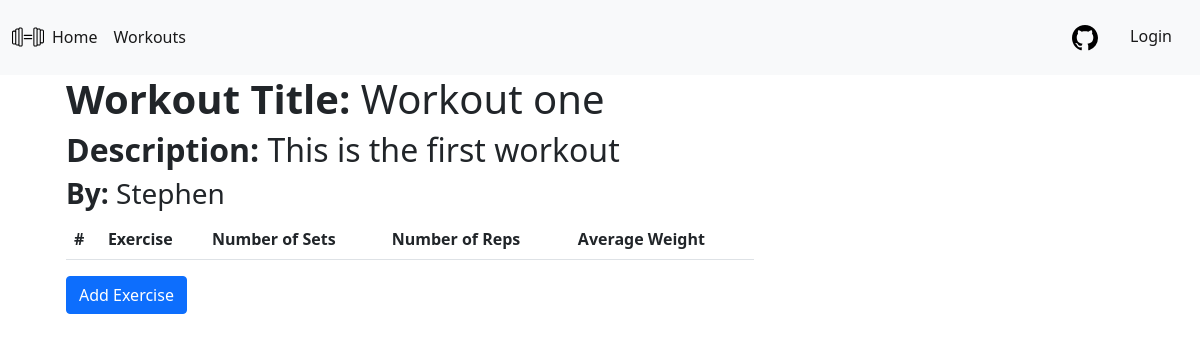
The page /workouts/56/ on the database as committed earlier.
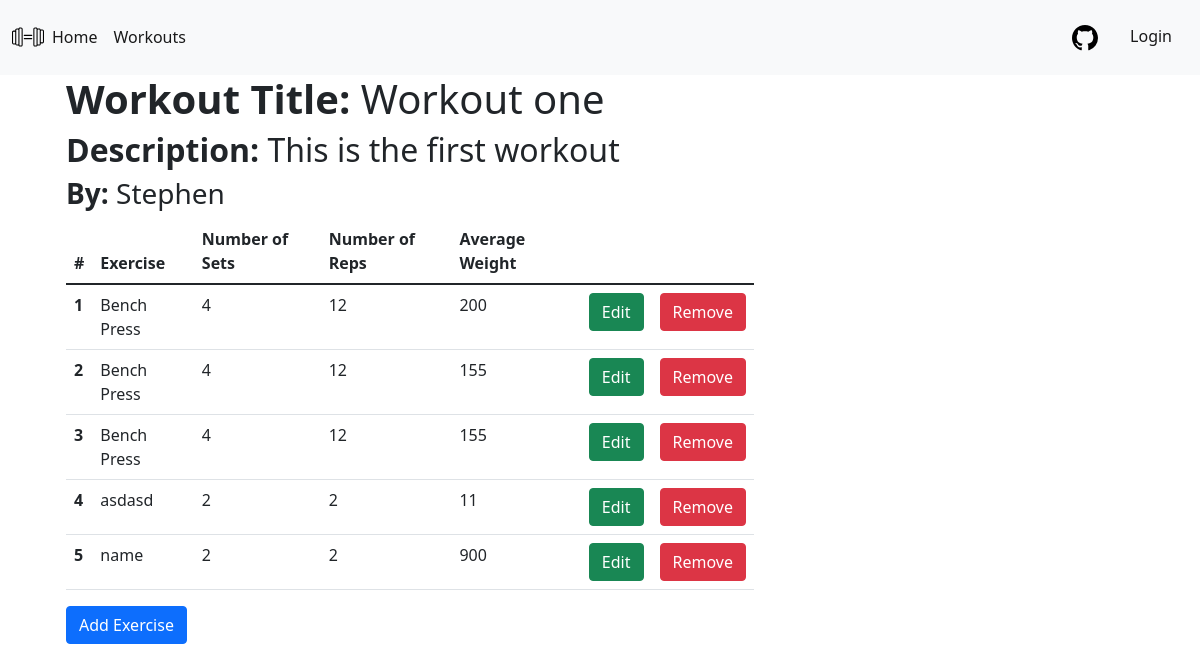
The same page on the database as committed later.
### workout_app/models.py (models this page shows, shortened)
class Exercise(models.Model):
    workout = models.ForeignKey('workout_app.workout',related_name = 'exercises',on_delete=models.DO_NOTHING)
    name = models.CharField(max_length=20)
    number_of_sets = models.CharField(max_length=2)
    number_of_reps = models.CharField(max_length=2)
    weight = models.CharField(max_length=3)

### workout_app/views.py (the view)
# urls.py: path('workouts/<int:pk>/',views.WorkoutDetailView.as_view(),name='workout_detail'),
class WorkoutDetailView(DetailView):
    model = Workout

### workout_app/templates/workout_app/workout_detail.html
{% extends 'base.html' %}
{% block content %}
<div class="container">
    <h1><strong>Workout Title: </strong>{{ workout.workout_title }}</h1>
    <h2><strong>Description: </strong>{{ workout.description }}</h2>
    <h3><strong>By: </strong>{{ workout.author }}</h3>
    <table class="table">
        <thead>
        <tr>
            <th scope="col">#</th>
            <th scope="col">Exercise</th>
            <th scope="col">Number of Sets</th>
            <th scope="col">Number of Reps</th>
            <th scope="col">Average Weight</th>
        </tr>
        </thead>
        <tbody>
        {% for exercise in workout.exercises.all %}
        <tr>
            {% if forloop.counter %}<th scope="row">{{ forloop.counter }}</th>{% endif %}
            <td>{{ exercise.name }}</td>
            <td>{{ exercise.number_of_sets }}</td>
            <td>{{ exercise.number_of_reps }}</td>
            <td>{{ exercise.weight }}</td>
            <td><a class="btn btn-success" href="{% url 'edit_exercise' workout.pk exercise.pk %}">Edit</a></td>
            <td><a class="btn btn-danger" href="">Remove</a></td>
        </tr>
        {% endfor %}
        </tbody>
    </table>
    <a class="btn btn-primary" href="{% url 'add_exercise' workout.pk %}">Add Exercise</a>
</div>
{% endblock %}

Rows that differ between the two databases and show on the page:
added Exercise: name "Bench Press", number_of_sets "4", number_of_reps "12", weight "200"
added Exercise: name "Bench Press", number_of_sets "4", number_of_reps "12", weight "155"
added Exercise: name "Bench Press", number_of_sets "4", number_of_reps "12", weight "155"
added Exercise: name "asdasd", number_of_sets "2", number_of_reps "2", weight "11"
added Exercise: name "name", number_of_sets "2", number_of_reps "2", weight "900"
